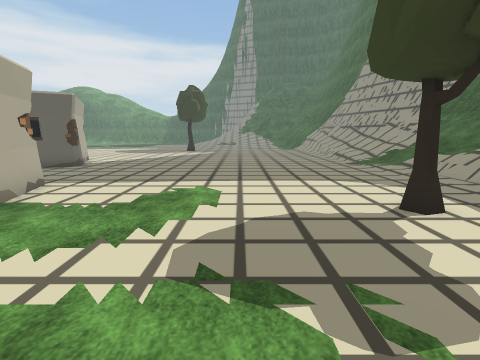
view 1 (above)

22 first-person views from a walk through a scene from a Unity 3-D project. The camera is 1.5 m above the floor, tilts 10° down and sees 85° across. The floor is counted in squares, 1 m on a side. Each view is taken from the middle of a square. On the plan, view 1 faces up. The plan holds only what a view shows up to about 14 squares ahead; the rest is blank. The place goes on beyond the plan. The player character is not drawn. Some animated figures are left out. Some surface patterns are stand-ins.

view 2
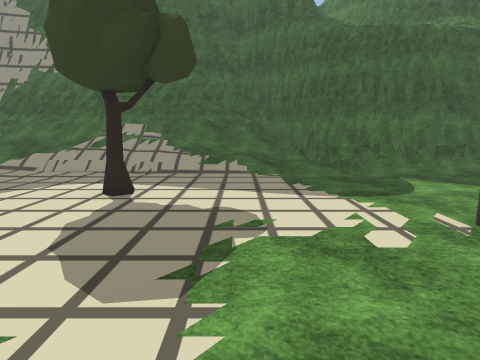

view 3
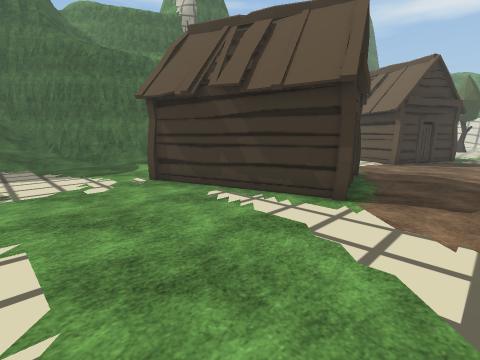

view 4
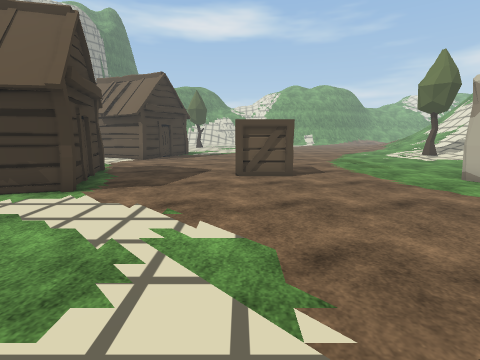

view 5
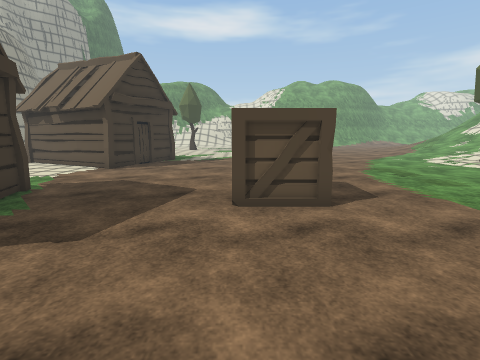

view 6
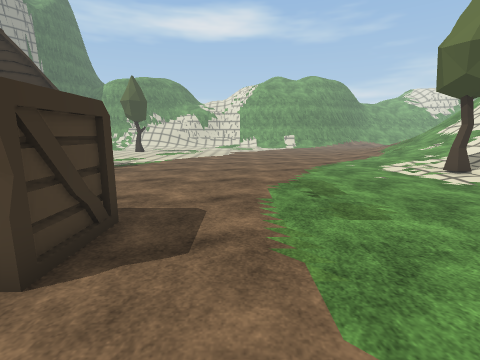

view 7
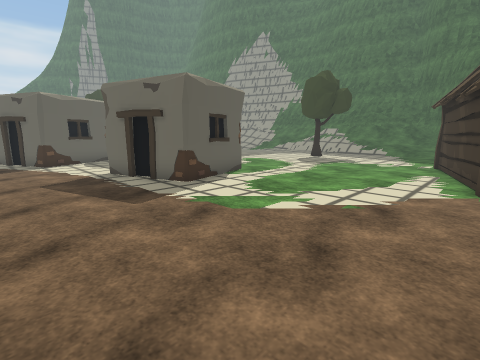

view 8
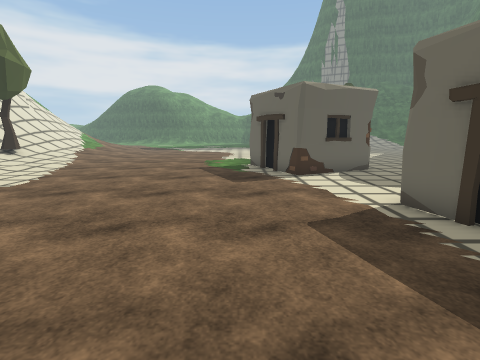

view 9
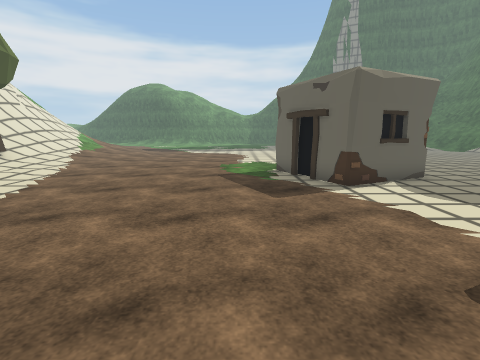

view 10
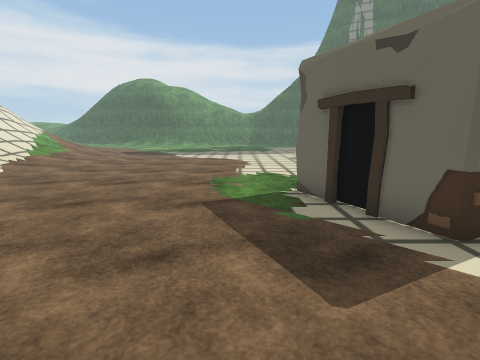

view 11
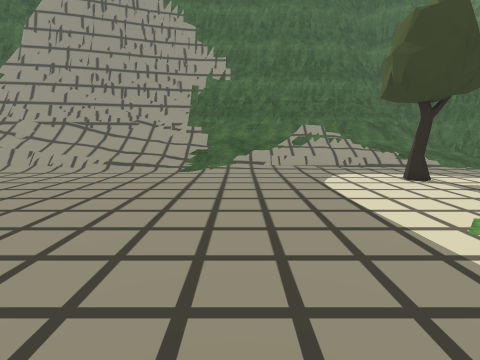

view 12
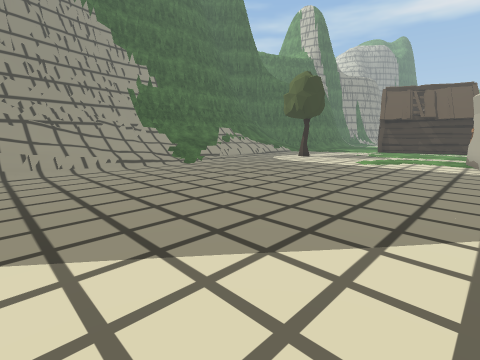

view 13
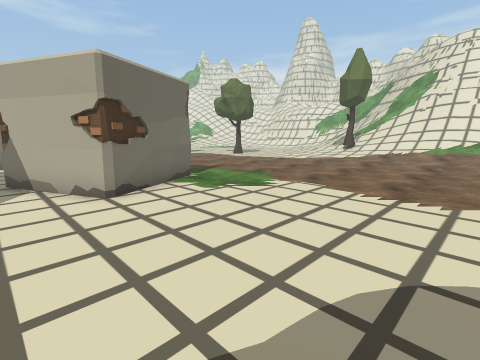

view 14
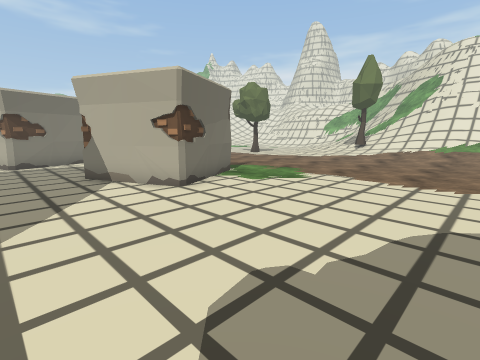

view 15
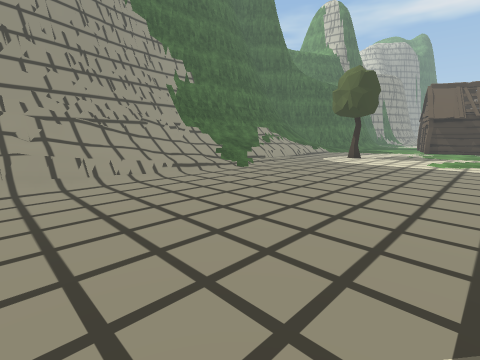

view 16
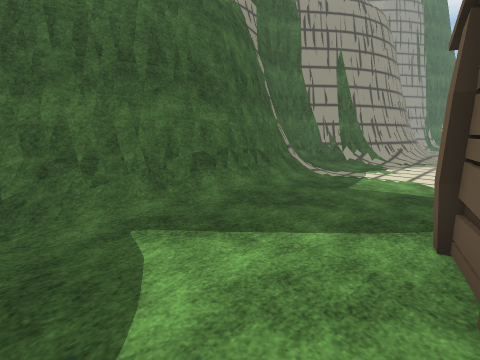

view 17
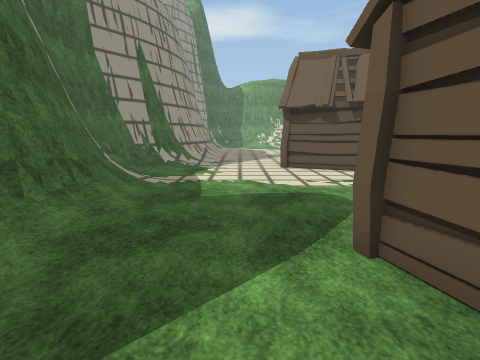

view 18
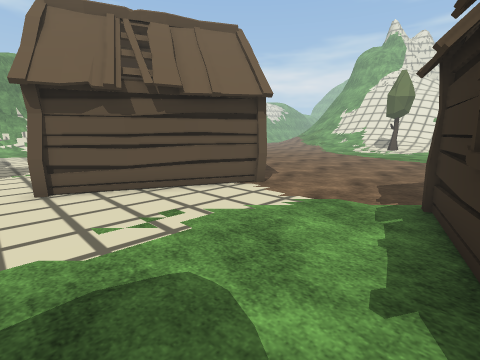

view 19
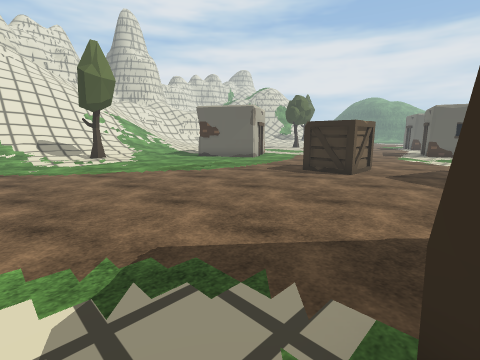

view 20
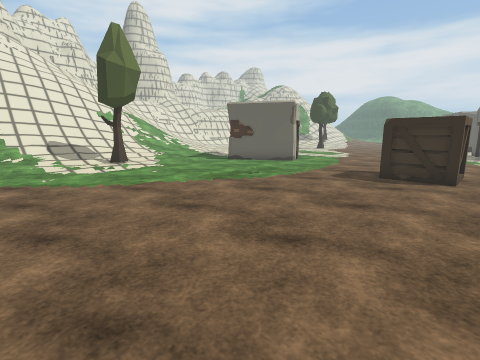

view 21
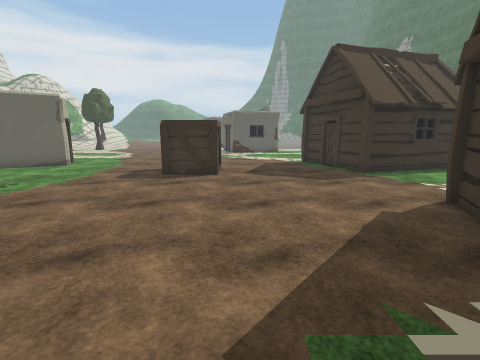

view 22
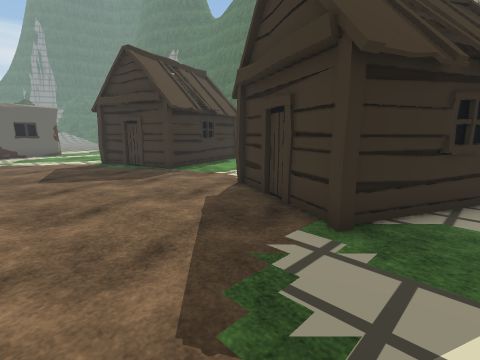

### Floor plan
Key: @ floor where view 1 was taken; # wall or solid block; . main floor; : floor 0.25 m higher than the main floor; + floor 0.5 m higher than the main floor; * floor 0.75 m higher than the main floor; % floor 1.75 m higher than the main floor; / step, stairs or slope; = window, fence, low wall or low ledge; T tree; H hut; C crate; O other object.
Columns run from 23 left of view 1 to 11 right of it. Each row starts with its distance up from view 1.
 22      ............ . . .......*%##
 21 /:................ ..........*/##
 20 +:...........................//##
 19 /:...........................//=#
 18 ::...........................//=##
 17 ::...........................///##
 16 ::...........................////##
 15 :...........##O..............////##
 14 :..........#####.............////##
 13 ...........## ##.............////=#
 12 ............####.............////##
 11  ...........##O...............///=#
 10   ............................///=#
  9   ............................///##
  8    ..............O............///##
  7     ..........####............///=#
  6      .........#  #O...........///=#
  5       ........#  ##.......TT../// #
  4        .......###O#...........////#
  3         .......#O.............////#
  2           ....................////=
  1           ..................../////
  0           .............@......////#
 -1           .....................:###
 -2          ..............HH...../=##
 -3         ............HHHHH...../##
 -4       #...........HHH    H..../#
 -5       #O...........H     H....##
 -6      ##.....CCC....H    HH.../=#
 -7      .......C C.....HHHHH.....=#
 -8      .......CCC.....H.........=#
 -9     ........................../#
-10    .........................../##
-11    .........................../##
-12  /..................H........../##
-13 /:T.................HHH......../=#
-14 //:................H  HHH....../##
-15 //:................H    HH..../##
-16 ///...............H     H..../=##
-17 /::................HHH  H..../##
-18 /::..................HH  .. .=#

Positions as (right, up) in squares from view 1, and headings:
1: (0, 0), facing up
2: (-3, 2), facing right
3: (-7, 2), facing down-right
4: (-9, 3), facing down
5: (-9, -1), facing down
6: (-13, -4), facing down
7: (-13, -4), facing up-right
8: (-13, 1), facing up
9: (-14, 3), facing up
10: (-14, 7), facing up
11: (-5, 11), facing right
12: (-6, 21), facing down-right
13: (-7, 22), facing down-left
14: (-5, 22), facing down-left
15: (-3, 22), facing down-right
16: (2, -2), facing down-right
17: (4, -3), facing down
18: (3, -7), facing down-left
19: (-5, -18), facing up-left
20: (-8, -18), facing up-left
21: (-8, -18), facing up
22: (-9, -18), facing up-right
